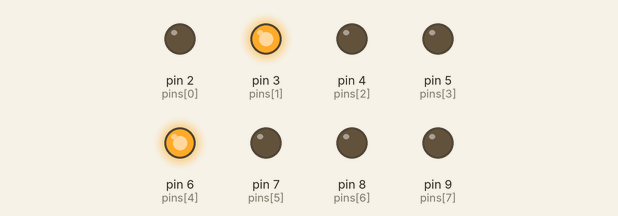
This sketch was run on a simulated Arduino Uno, built with avr-gcc and run on an emulated ATmega328P. Shown: output pins drawn as LEDs (lit = HIGH).

Above: at 0.5 s.
At 1.5 s:
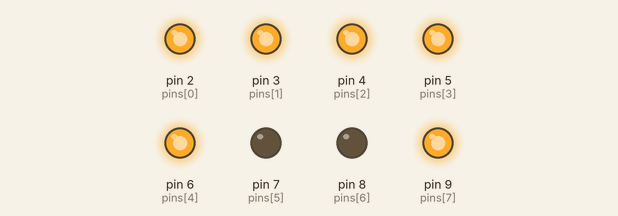
At 2.5 s:
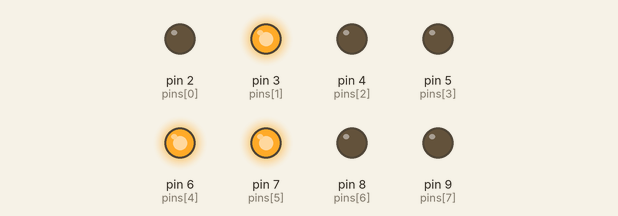
At 4.5 s:
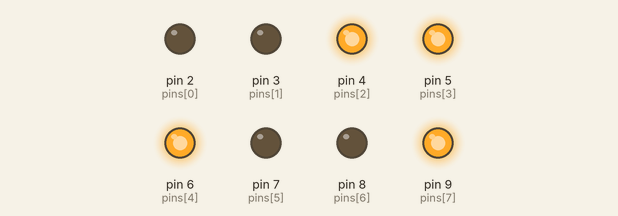
At 6.5 s:
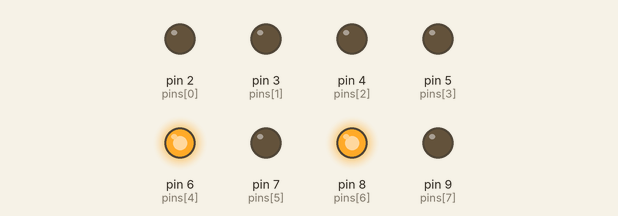
At 9.5 s:
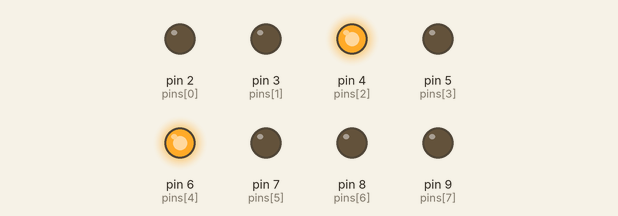
Timing chart, 0 to 11.5 s (numbered marks = the images above):
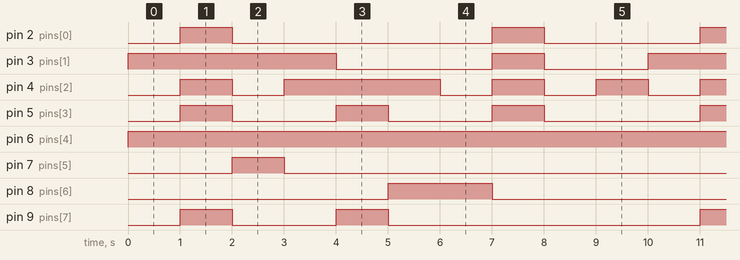

Measured:
- by itself, pin 2 (pins[0]): repeats every 10.0 s: LOW 5.0 s, HIGH 1.0 s, LOW 3.0 s, HIGH 1.0 s
- by itself, pin 3 (pins[1]): repeats every 10.0 s: LOW 3.0 s, HIGH 1.0 s, LOW 2.0 s, HIGH 4.0 s
- by itself, pin 4 (pins[2]): repeats every 10.0 s: LOW 1.0 s, HIGH 3.0 s, 3 × (LOW 1.0 s, HIGH 1.0 s)
- by itself, pin 5 (pins[3]): repeats every 10.0 s: 2 × (LOW 2.0 s, HIGH 1.0 s), LOW 3.0 s, HIGH 1.0 s
- by itself, pin 6 (pins[4]): LOW → HIGH at 0.00 s
- by itself, pin 7 (pins[5]): alternates HIGH for 1.0 s and LOW for 9.0 s
- by itself, pin 8 (pins[6]): alternates HIGH for 2.0 s and LOW for 8.0 s
- by itself, pin 9 (pins[7]): repeats every 10.0 s: LOW 2.0 s, HIGH 1.0 s, LOW 6.0 s, HIGH 1.0 s

The sketch:

seven_segment_control.ino
```cpp
int ON = LOW;
int OFF = HIGH;

int numerals[10][8] = {
{ON, OFF, ON, ON, OFF, ON, ON, ON}, // 0
{OFF, OFF, OFF, OFF, OFF, ON, ON, OFF}, // 1
{ON, OFF, ON, ON, OFF, OFF, ON, ON}, // 2
{ON, OFF, OFF, ON, OFF, ON, ON, ON}, // 3
{ON, ON, OFF, OFF, OFF, ON, ON, OFF}, // 4
{ON, ON, OFF, ON, OFF, ON, OFF, ON}, // 5
{ON, ON, ON, ON, OFF, ON, OFF, ON}, // 6
{OFF, OFF, OFF, OFF, OFF, ON, ON, ON}, // 7
{ON, ON, ON, ON, OFF, ON, ON, ON}, // 8
{ON, ON, OFF, ON, OFF, ON, ON, ON}, // 9
};

int pins[] = {2, 3, 4, 5, 6, 7, 8, 9};

void setup()
{
for (int i=0; i < 8; i++) {
pinMode(pins[i], OUTPUT);
}
}
void loop(){
    for (int i = 0; i < 10; i++) {
        for (int j = 0; j < 8; j++) {
        digitalWrite(pins[j], numerals[i][j]);
        }
    delay(1000);
    }
}
```
